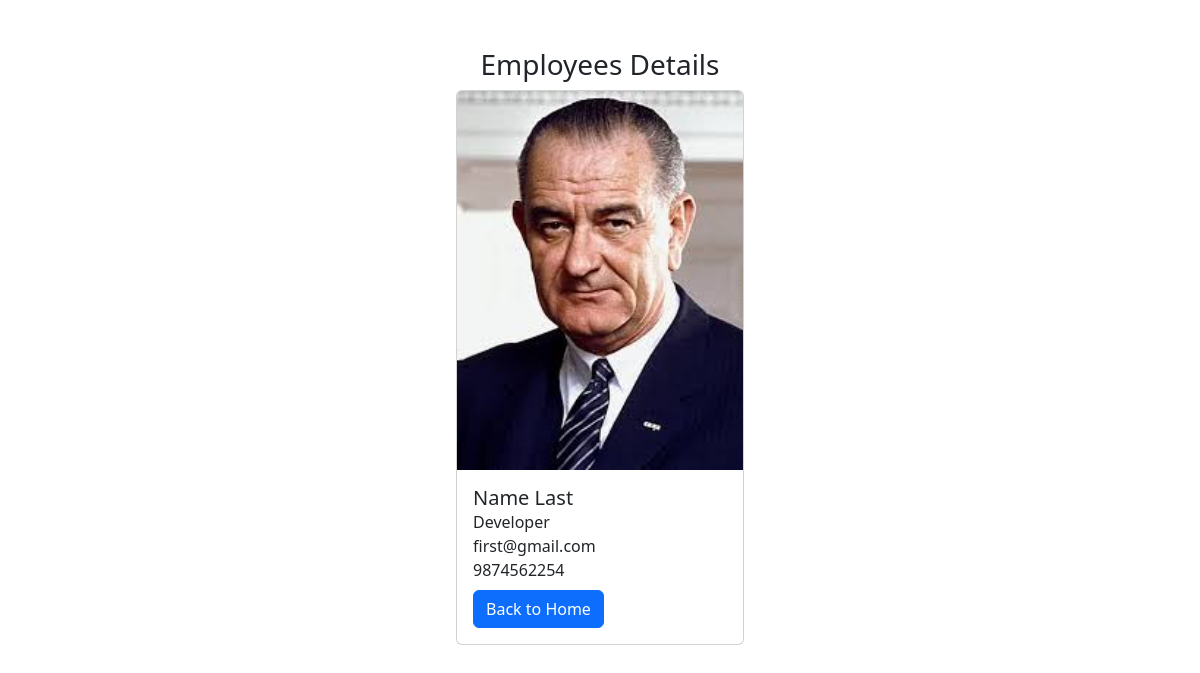
The page /employees/1/ on the database its author committed.
### employees/models.py (models this page shows, shortened)
class Employee(models.Model):
    first_name = models.CharField(max_length=100)
    last_name = models.CharField(max_length=100)
    photo = models.ImageField(upload_to='images')
    designation = models.CharField(max_length=100)
    phone_number = models.CharField(max_length=10, blank=True)
    email_address = models.EmailField(max_length=100, unique=True)
    created_at = models.DateTimeField(auto_now_add=True)
    updated_at = models.DateTimeField(auto_now=True)

### employees/views.py (the view)
# urls.py: path('<int:pk>/',views.employee_detail, name='employee_detail'),
def employee_detail(request, pk):
    employee =get_object_or_404(Employee, pk=pk)
    context ={
        'employee':employee,
    }
    return render(request, 'employee_detail.html' , context)

### templates/employee_detail.html (shortened to what this page needs)
{% load static %}
<!DOCTYPE html>
<html lang="en">
<head>
    <link href="https://cdn.jsdelivr.net/npm/bootstrap@5.3.8/dist/css/bootstrap.min.css" rel="stylesheet"
>
    <link rel="stylesheet" href="{% static 'css/style.css' %}">
</head>
<body>
    <div class="container pt-5">
        <h3 class="text-center"> Employees Details </h3>
        <div class="card mx-auto" style="width: 18rem;">
            <img src="{{ employee.photo.url}}" class="card-img-top" alt="Employee photo">
            <div class="card-body">
                <h5 class="card-title text-capitalize m-0">{{ employee.first_name }} {{ employee.last_name}}</h5>
                <p class="card-text text-capitalize m-0">{{employee.designation}}</p>
                <p class="card-text m-0">{{employee.email_address}}</p>
                <p class="card-text m-0">{{employee.phone_number}}</p>
                <a href="{% url 'home' %}" class="btn btn-primary mt-2"> Back to Home</a>
            </div>
        </div>
    </div>
</body>
</html>

### mysite/static/css/style.css (style rules this page uses)
body { margin: 0; padding: 0; }

### rows shown on the page
Employee: photo (picture), first_name "Name", last_name "Last", designation "Developer", email_address "first@gmail.com", phone_number "9874562254"
